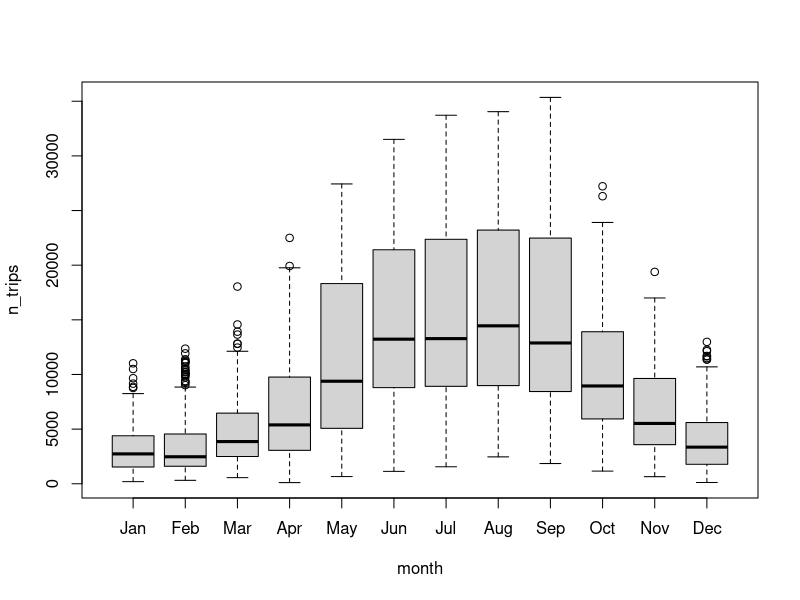

Generate this figure with R:
## ---- chunk 1
knitr::opts_chunk$set(echo = TRUE)
## ---- chunk 2
trip_data <- read.csv("trips_per_day.csv") 
trip_data$trip_date <- as.Date(trip_data$trip_date)
trip_data$n_month <- as.numeric(format(trip_data$trip_date, "%m"))
trip_data$month <- factor(trip_data$n_month, levels = 1:12, labels = month.abb)
boxplot(n_trips ~ month, data = trip_data)

